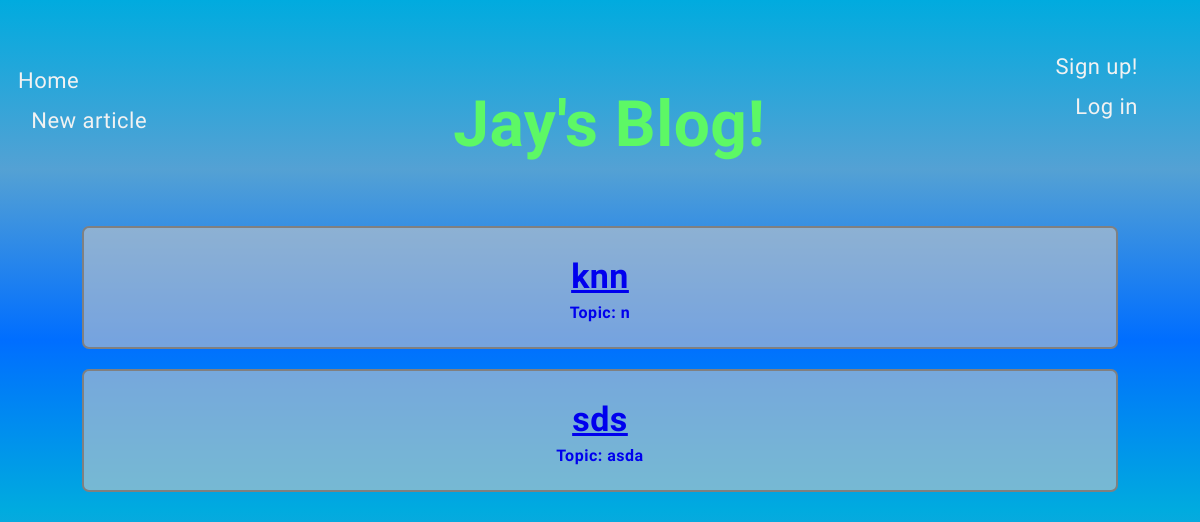
Before: /home/ with the older database file.
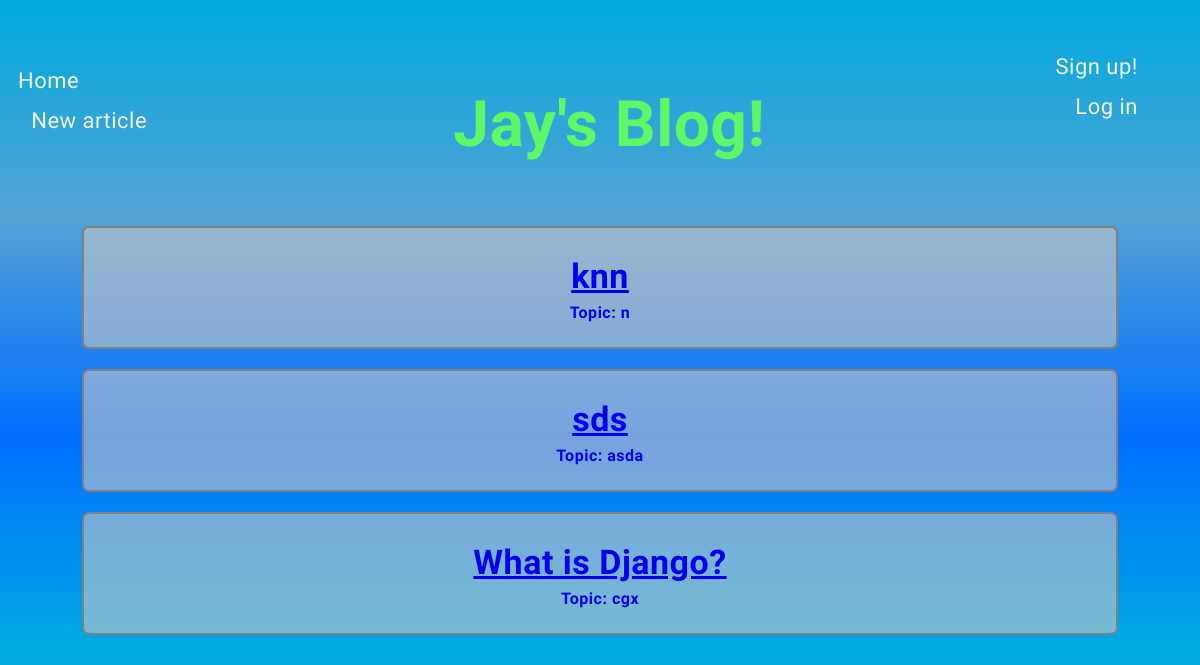
After: the same page with the newer database file.
### blog_app/models.py (models this page shows, shortened)
class Article(models.Model):
    title = models.CharField(max_length=255, null=False)
    body = models.TextField()
    draft = models.BooleanField(default=True)
    published_date = models.DateField()
    author = models.CharField(max_length=255, null=False)

class Topic(models.Model):
    name_of_topic = models.CharField(max_length=255, null=True)
    article = models.ManyToManyField('Article', related_name="article_topics")
    def __str__(self):
        return f'{self.name_of_topic}'

### blog_app/views.py (the view)
# urls.py: 2. Add a URL to urlpatterns:  path('', views.home, name='home')
def home(request):
    all_articles = Article.objects.all() # .order_by("-published_date")
    return render(request, 'index.html',  {
        'articles': all_articles,
        'topics': Topic.objects.all(),
    })

### blog_app/templates/index.html
{% extends 'base.html' %}
{% block content %}
        <h1>Jay's Blog! </h1>
        <ul>
            {% for article in articles %}
                <div class="post">
                    <a href="{% url 'post_details' id=article.pk %}" >
                    <h2>{{article.title}}</h2>
                    {% for top in topics %}
                        {% if top.id == article.id %}
                            <h6>Topic: {{top}}</h6>
                        {% endif %}
                    {% endfor %}
                    </a>
                </div>
            {% endfor %}
        </ul>
{% endblock %}

### blog_app/templates/base.html (shortened to what this page needs)
{% load static %}
<!DOCTYPE html>
<head>
    <link rel="stylesheet" href="https://cdnjs.cloudflare.com/ajax/libs/normalize/8.0.1/normalize.min.css" />
    <link rel="stylesheet" href="{% static 'style.css' %}" >
</head>
<body>
<header>
    <nav>
        <ul>
            <li> <a class="home-button" href="/">Home</a> </li>
            <li> <a class='new-article-nav'href="/article/new" > New article </a> </li>
            {% if request.user.is_authenticated %}
                <li class="login-name">Logged in as {{ request.user.username }}</li>
                <li><a class='logout-button' href="{% url 'logout' %}">Log out</a></li>
            {% else %}
                <li><a class='signup-button' href="{% url 'signup' %}">Sign up!</a></li>
                <li><a class='login-button' href="{% url 'login' %}">Log in</a></li>
            {% endif %}
            <li>
            </li>
        </ul>
    </nav>
</header>
{% block content %}
{% endblock %}
</body>
</html>

### blog_app/static/style.css (style rules this page uses)
body { background: linear-gradient(0deg, rgb(0, 171, 223), rgb(0, 110, 255), rgb(84, 161, 212), rgb(0, 171, 223)); color: white; background-repeat: repeat; background-size: cover; font-family: 'Oleo Script Swash Caps', cursive; letter-spacing: 0.5px; }
nav { font-size: 2em; }
nav li { list-style: none; padding: 20px; margin-left: -60px; }
nav a { float: left; color: #f2f2f2; text-align: center; padding: 14px 16px; text-decoration: none; font-size: 22px; }
.signup-button { margin-top: -80px; float: right; padding: 0; }
.login-button { margin-top: -80px; float: right; padding: 0; }
.new-article-nav { margin-left: -80px; }
h1 { text-align: center; animation: 5s; animation-name: change_color; margin-top: -180px; margin-left: 20px; color: rgb(93, 248, 101); font-family: 'Euphoria Script', cursive; font-size: 4em; }
p, h3, h2 { text-align: center; }
h2 { font-size: 34px; text-decoration: underline; }
ul { border: 2px solid transparent; border-radius: 7px; padding: 0 40px; }
.post { background: rgba(201, 201, 201, 0.589); border: 2px solid gray; border-radius: 7px; margin-top: 20px; color: black; margin-left: 40px; margin-right: 40px; }
.post a { text-decoration: none; }
h6 { margin-top: -20px; text-align: center; font-size: 16px; margin-bottom: 25px; }

Changed rows visible on the page:
added Article: title "What is Django?"
added Topic: name_of_topic "cgx", shown under "What is Django?"
